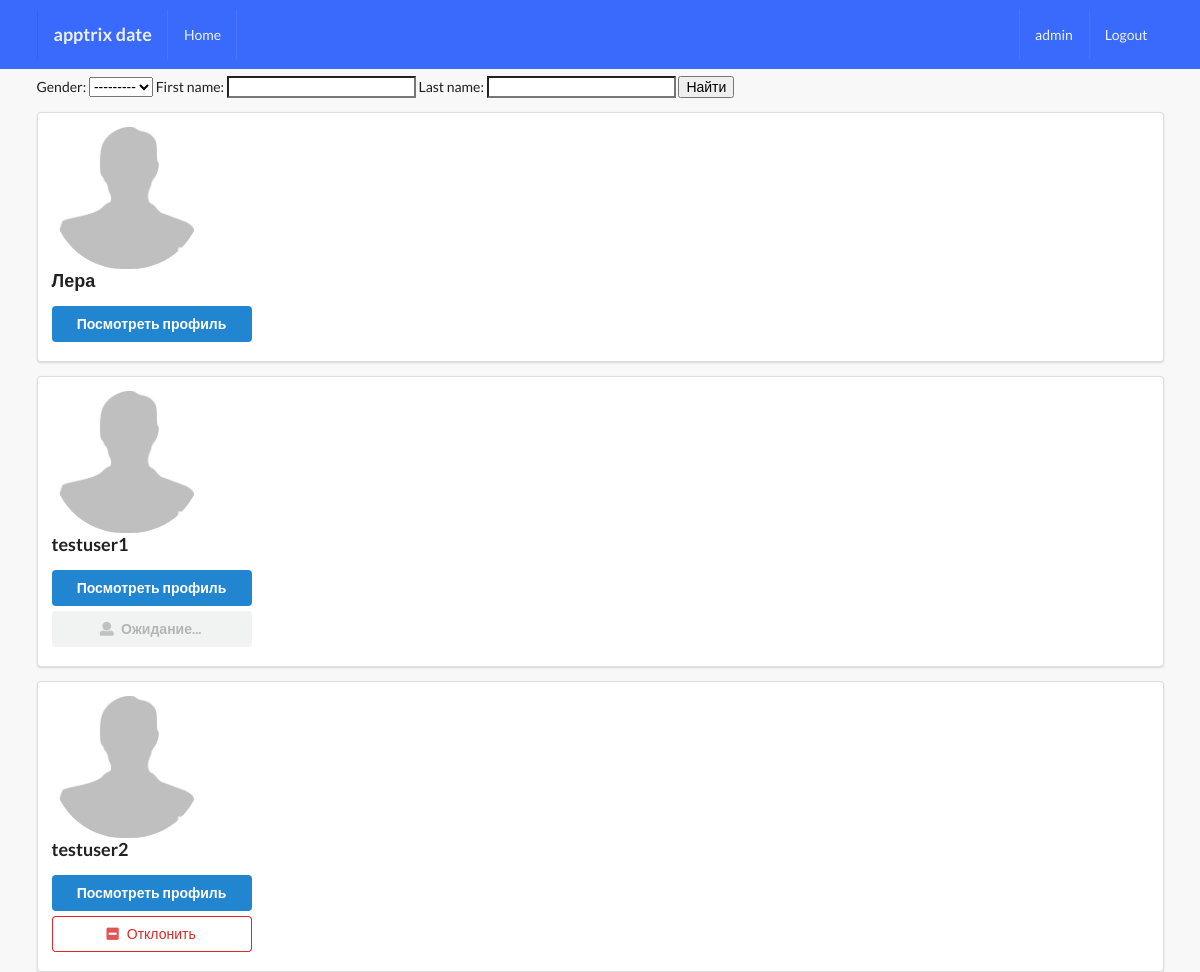
The app's page /profiles/all_profiles/ (signed in), older data.
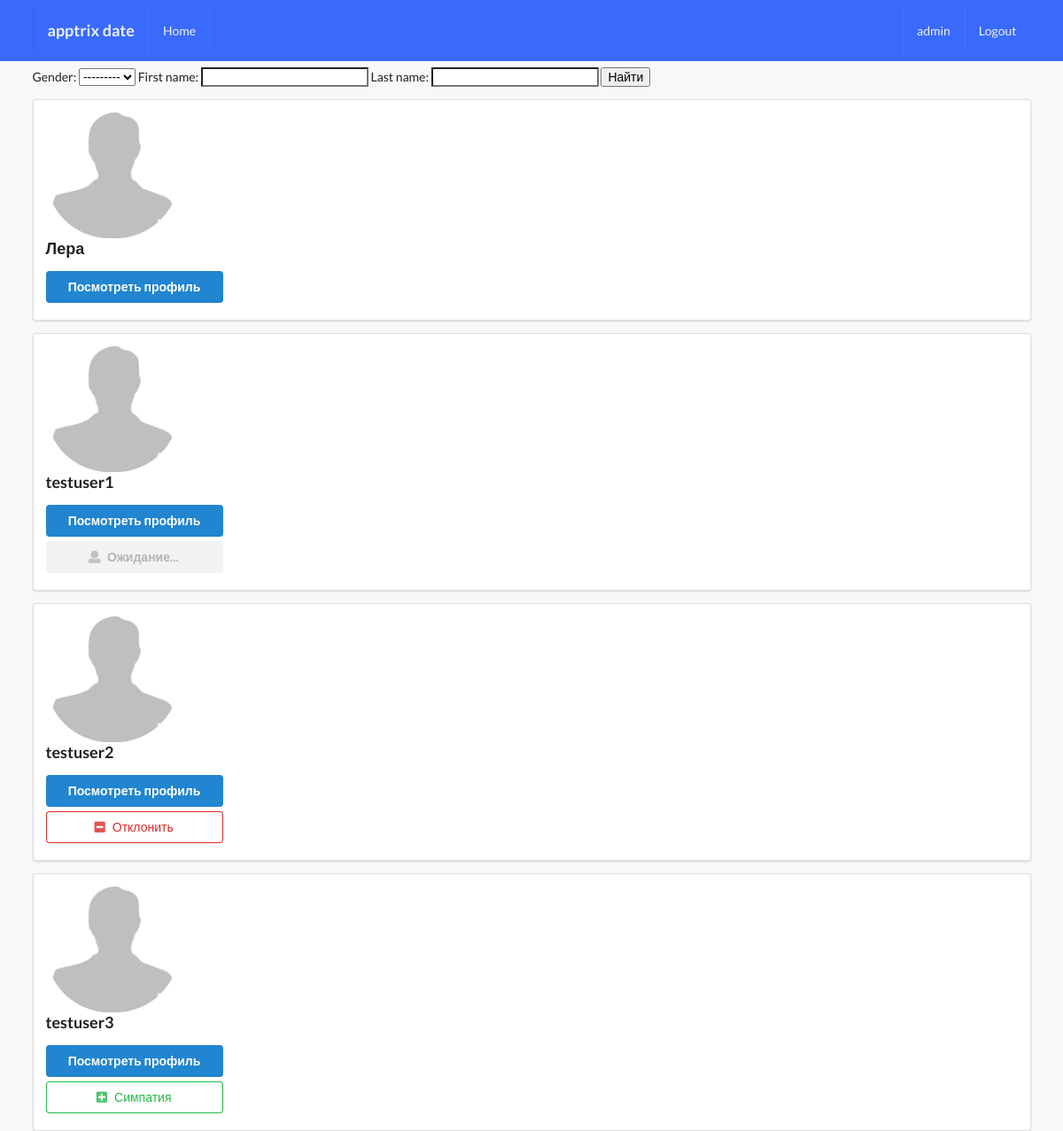
The same page, newer data.
### profiles/models.py (models this page shows, shortened)
class Profile(models.Model):
    GENDER_CHOICES = (
        ('М', 'муж'),
        ('Ж', 'жен'),
    )
    first_name = models.CharField(max_length=200, blank=True)
    last_name = models.CharField(max_length=200, blank=True)
    gender = models.CharField(max_length=1, choices=GENDER_CHOICES)
    user = models.OneToOneField(User, on_delete=models.CASCADE)
    avatar = models.ImageField(default='avatar.png', upload_to='avatars/')
    email = models.EmailField(max_length=200, blank=True)
    match = models.ManyToManyField(User, blank=True, related_name='match')
    objects = ProfileManager()

### profiles/views.py (the view)
# urls.py: path('all_profiles/', ProfileListView.as_view(), name='all-profiles-view'),
class ProfileListView(ListView):
    model = Profile
    template_name = 'profiles/profile_list.html'
    context_object_name = 'qs'
    queryset = Profile.objects.all()
    def get_queryset(self):
        qs = Profile.objects.get_all_profiles(self.request.user)
        return qs
    def get_context_data(self, **kwargs):
        context = super().get_context_data(**kwargs)
        user = User.objects.get(username__iexact=self.request.user) # iexact возвращает юзернейм без учета регистра знаков
        profile = Profile.objects.get(user=user) # получаем профиль юзера
        rel_r = Relationship.objects.filter(sender=profile) # список отправленных запросов на добавление в друзья
        rel_s = Relationship.objects.filter(receiver=profile) # список принятых запросов на добавление в друзья
        rel_receiver = []
        rel_sender = [] # пустые списки для добавления в них отправленных и принятых запросов в друзья
        for item in rel_r:
            rel_receiver.append(item.receiver.user)
        for item in rel_s:
            rel_sender.append(item.sender.user)
        context['rel_receiver'] = rel_receiver
        context['rel_sender'] = rel_sender
        context['is_empty'] = False
        if len(self.get_queryset()) == 0:
            context['is_empty'] = True
        context['filter'] = ProfileFilter(self.request.GET, queryset=self.get_queryset())
        return context

### profiles/models.py (called while the page is built)
    def get_all_profiles(self, me):
        profiles = Profile.objects.all().exclude(user=me) # все профили кроме себя
        return profiles

### profiles/templates/profiles/profile_list.html (shortened to what this page needs)
{% extends 'base.html' %}
{% block content %}
<form method="GET">
    {{ filter.form }}
    <input type="submit" value="Найти">
</form>
{% for obj in filter.qs %}
    <div class="ui segment">
        <div class="ui grid>">
            <div class="row">
                <div class="three wide column">
                    <img class="ui small circular image" src={{obj.avatar.url}}>
                </div>
                <div class="thirteen wide column">
                    <h3>{{obj.user}}</h3>
                    <a href="{% url 'profiles:profile-client' obj.pk %}"><button class="ui primary button mb-5 w-big">Посмотреть профиль</button></a>
                    <br>
                    {% if obj.user not in rel_receiver and obj.user not in rel_sender %}
                        <form action="{% url 'profiles:send-match' %}" method="POST">
                            <button type="submit" class="ui positive basic button mb-5 w-big"><i class="plus square icon"></i>Симпатия</button>
                        </form>
                    {% endif %}
                    {% if obj.user in rel_receiver and request.user not in obj.match.all %}
                        <button class="ui disabled button mb-5 w-big"><i class="user icon"></i>Ожидание...</button>
                    {% endif %}
                    {% if request.user in obj.match.all %}
                        <form action="{% url 'profiles:remove-match' %}" method="POST">
                            <button type="submit" class="ui negative basic button mb-5 w-big"><i class="minus square icon"></i>Отклонить</button>
                        </form>
                    {% endif %}
                </div>
            </div>
        </div>
    </div>
{% endfor %}
{% endblock content %}

Row changes from the older to the newer data that the page shows:
added Profile: avatar (placeholder picture), user "testuser3"
